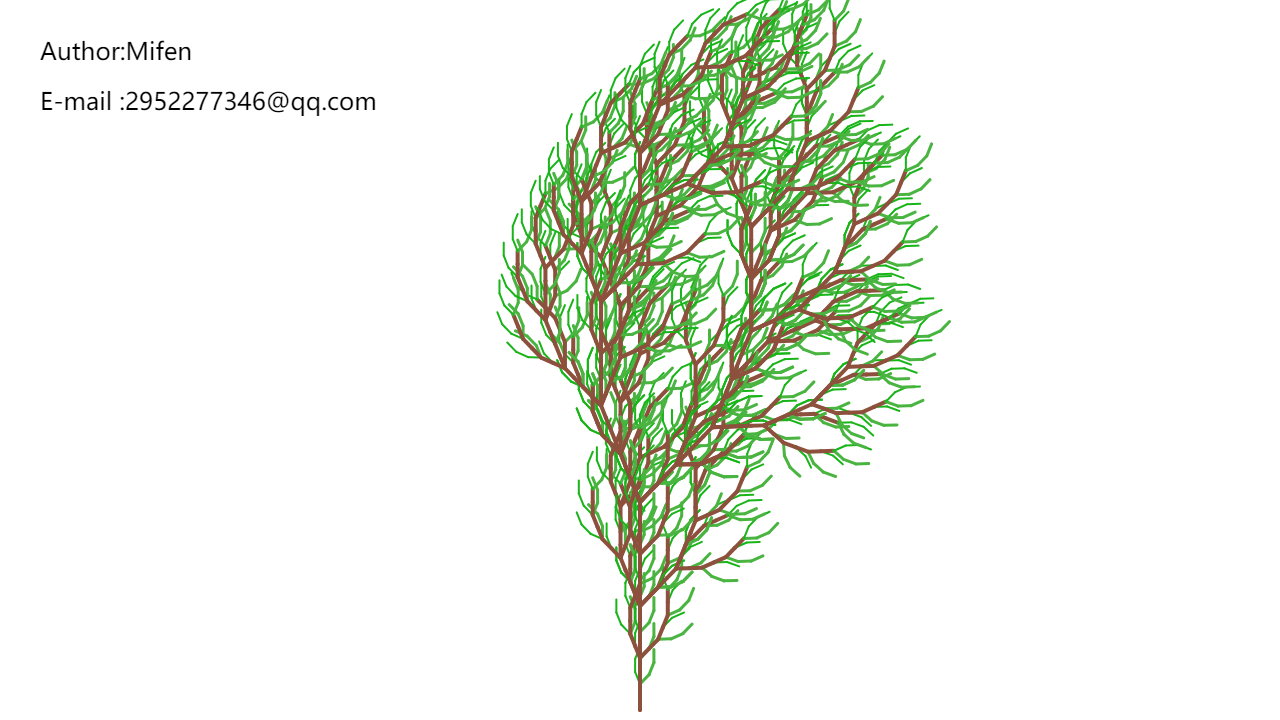

Recreate this plot in Python.
# -*- coding: utf-8 -*-
# Author  : Mifen
# Email   : 2952277346@qq.com
# Date  : 2018/9/7


import time
import turtle as t
from turtle import *

t.setup(1280,720)
t.speed(0)
t.pensize(1)
length = 13
path = 'F'
angle = 22
up()
color("#262626;")
goto(-600,300)
write('Author:Mifen',font=("微软雅黑", 18))
goto(-600,250)
write('E-mail :2952277346@qq.com',font=("微软雅黑", 18))
goto(-600,-350)
down()
expalnation = {
      'F':'画线',
      'x':'-',
      '+':'逆时针旋转',
      '-':'顺时针旋转',
      '[':'记录当前位置',
      ']':'恢复上一个位置',
      'a':'上色',
      'b':'上色',
      'c':'上色'
      }
rules = {
      'F':'aFF-[b-F+F+F]+[c+F-F-F]'
      }

      
def draw_path(path,expalnation):
      posList ,angleList= [],[]
      t.up()
      t.goto(0,-350)
      t.down()
      t.lt(90)
      for symbol in path:
            if symbol == 'F':
                  t.forward(length)
            elif symbol == '+':
                  t.left(angle)
            elif symbol == '-':
                  t.rt(angle)
            elif symbol == '[':
                  posList.append(t.pos())
                  angleList.append(t.heading())
            elif symbol == 'a':
                  t.pensize(4)
                  t.color("#8c503c")
            elif symbol == 'b':
                  t.color("#4ab441")
                  t.pensize(3)
            elif symbol == 'c':
                  t.pensize(2)
                  t.color("#18b418")
            elif symbol == ']':
                  t.up()
                  t.home()
                  t.goto(posList.pop())
                  t.left(angleList.pop())
                  t.down()

def apply_rules(path,rules):
      L = [_ for _ in path]
      for i in range(len(L)):
            symbol = L[i]
            if symbol == 'F':
                  L[i] = rules[symbol]
      path = ''.join(L)
      return path


for _ in range(4):
      path = apply_rules(path,rules)
draw_path(path,expalnation)
